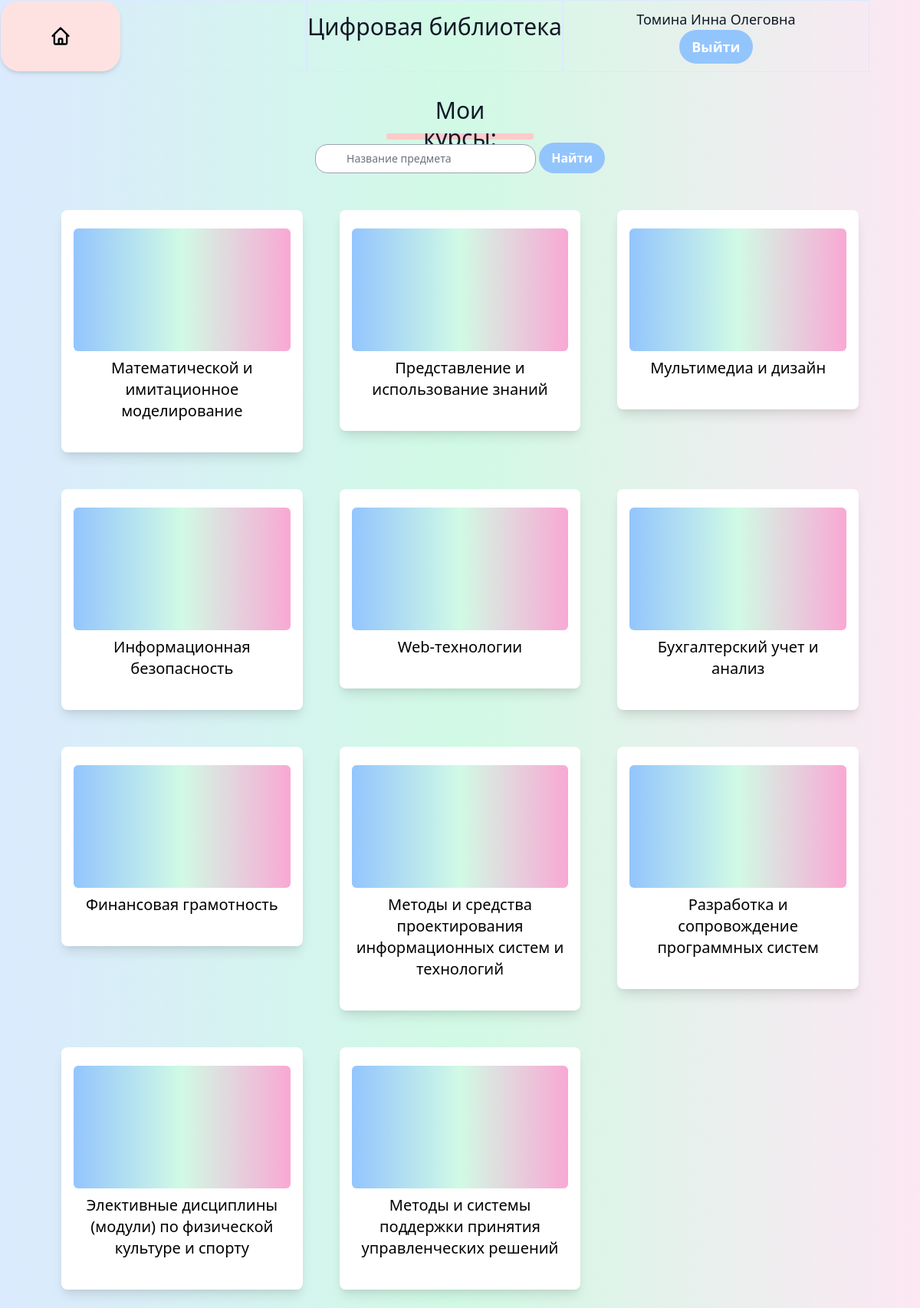
Page /disciplines (signed in) on the committed database.
### main/models.py (models this page shows, shortened)
class UserDiscipline(models.Model):
    user = models.ForeignKey(User, on_delete=models.CASCADE)
    discip = models.ForeignKey(Disciplines, on_delete=models.CASCADE)

class Disciplines(models.Model):
    name = models.CharField(max_length=200)
    class Meta:
        verbose_name_plural = 'Disciplines'
    def __str__(self):
        return self.name

### main/views.py (the view)
# urls.py: path('disciplines', views.disciplines, name='disciplines'),
def disciplines(request):
    userid = request.user.id
    discip = UserDiscipline.objects.filter(user=userid)
    return render(request, 'main/disciplines.html', {"discip": discip})

### main/templates/main/disciplines.html (shortened to what this page needs)
<!doctype html>
<html>
<head>
  <link href="https://unpkg.com/tailwindcss@^2/dist/tailwind.min.css" rel="stylesheet">
</head>
<body>
  <header class="flex  bg-gradient-to-r from-blue-100 via-green-100 to-pink-100" >
          <div class="flex items-center border border-blue-100 w-1/3">
               <a href="{% url  'home' %}">
              <div class="
          flex flex-col
          bg-red-100
          shadow-md
          px-2
          sm:px-6
          md:px-8
          lg:px-10
          py-8
          rounded-3xl
          w-30
          max-w-md">
              <button class="pl-6 pr-6">
              </button>
            </div>
               </a>
      </div>
          <div class="border border-blue-100 w-100%">
              <div class="mt-4 w-full  flex items-center  font-medium   text-2xl sm:text-3xl text-gray-900">
           Цифровая библиотека
        </div>
       </div>
          <div class=" border border-blue-100 sm:w-100% md:w-1/3">
              <div class="flex flex-col justify-center items-center h-full align-center w-full items-right font-medium text-lg sm:text-3lg text-gray-900">
                {{ user.last_name }} {{ user.first_name}}
                  <a href="{% url  'logout' %}">
                  <button class="bg-blue-300 hover:bg-blue-600 text-white font-bold py-2 px-4 rounded-full">
                    Выйти
                  </button>
                  </a>
        </div>
      </div>
      </header>
    <main class="flex-grow flex justify-center items-center bg-gradient-to-r from-blue-100 via-green-100 to-pink-100">
        <div class="mx-auto px-4 sm:px-8 py-2 text-center">
          <div class="text-center max-w-lg mx-auto mt-6 ">
            <div class="h-4 text-gray-500 w-40 block mx-auto rounded-sm">
              <div class="flex  items-center jorder text-xl sm:text-3xl text-gray-900">
           Мои курсы:
        </div>
              </div>
            <div class="h-2 text-red-400 w-64 mt-4 block mx-auto rounded-sm"></div>
            <div class="h-2 bg-red-200 w-48 mt-2 block mx-auto rounded-sm"></div>
          </div>
        <div class="flex flex-col mb-6">
              <div class="relative">
                <div
                  class="
                    inline-flex
                    items-center
                    justify-center
                    absolute
                    left-0
                    top-0
                    h-full
                    w-5
                    text-gray-400">
                </div>
                  <form action="{% url 'search_results' %}" method="get">
                <input
                  id="password"
                  name = "q"
                  type="text"
                  class="
                    text-sm
                    placeholder-gray-500
                    pl-10
                    pr-4
                    rounded-2xl
                    border border-gray-400
                    w-72
                    py-2
                    focus:outline-none focus:border-blue-400"
                    placeholder="Название предмета"/>
                  <button type="submit" class="bg-blue-300 hover:bg-blue-600 text-white font-bold py-2 px-4 rounded-full">Найти</button>
                  </form>
              </div>
            </div>
        <div class="grid grid-cols-6 gap-4 items-start mt-8 mx-auto px-8">
    <table>
        {% for dis in discip %}
            <div class="col-span-6 sm:col-span-6 md:col-span-3 lg:col-span-2 xl:col-span-2">
              <div class="bg-white shadow-lg rounded-lg px-4 py-6 mx-4 my-4">
                <div class="mx-auto h-40 bg-gradient-to-r from-blue-300 via-green-100 to-pink-300 rounded-md rounded-md"></div>
                  <a href="#" class="no-underline hover:underline items-center jorder text-xl sm:text-3xl text-gray-900"><a href="{% url 'books' pk=dis.discip.pk %}" class="hover:underline jorder text-lg sm:text-xl">{{ dis.discip }}</a></a>
              </div>
            </div>
        {% endfor %}
    </table>
        </div>
        </div>
    </main>
</body>
</html>

### rows in the picture
UserDiscipline: discip "Математической и имитационное моделирование"
UserDiscipline: discip "Представление и использование знаний"
UserDiscipline: discip "Мультимедиа и дизайн"
UserDiscipline: discip "Информационная безопасность"
UserDiscipline: discip "Web-технологии"
UserDiscipline: discip "Бухгалтерский учет и анализ"
UserDiscipline: discip "Финансовая грамотность"
UserDiscipline: discip "Методы и средства проектирования информационных систем и технологий"
UserDiscipline: discip "Разработка и сопровождение программных систем"
UserDiscipline: discip "Элективные дисциплины (модули) по физической культуре и спорту"
UserDiscipline: discip "Методы и системы поддержки принятия управленческих решений"

### other values in the picture
{{ user.last_name }} "Томина"
{{ user.first_name }} "Инна Олеговна"
